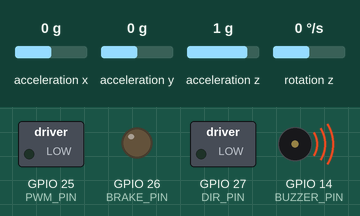
Bench run of a sketch on a simulated ESP32. Parts: switched loads named in the sketch (green lamp = pin HIGH), output pins drawn as LEDs (lit = HIGH), buzzer (waves = sounding, pin HIGH). Wiring (inferred from the names in the program): MPU-6050 motion sensor at I2C address 0x68. Inputs (shaded band) come from the test bench; at power-on: rotation z 0 °/s, acceleration x 0 g, acceleration y 0 g, acceleration z 1 g. WiFi joins after 1.5 s; servers stay silent unless stated; what the sketch prints to the serial monitor is not drawn.

Above: at 3.9 s.
At 5.4 s:
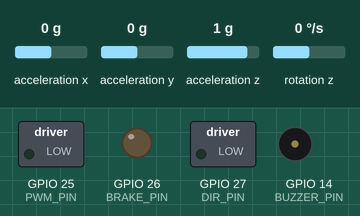
5.5 s: rotation z set to -80 °/s
8.5 s: rotation z set to -90 °/s
10.9 s: rotation z set to -71 °/s
13.9 s: rotation z set to -61 °/s
At 15.1 s:
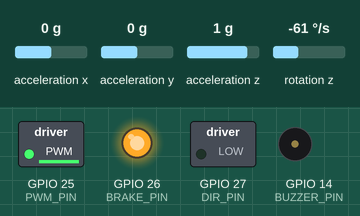
Timing chart, 0 to 16.9 s (numbered marks = the images above; inputs shaded):
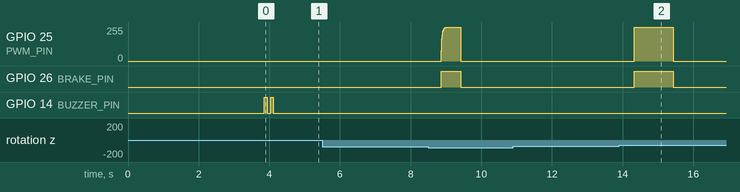

The sketch:

one_axis_reaction_wheel_stick_v4.ino
```cpp
/*
 * ═══════════════════════════════════════════════════════════════════════════════
 * REACTION WHEEL STICK V4 - STABLE EDITION
 * ✨ Fix drift, divergence, integral windup
 * ═══════════════════════════════════════════════════════════════════════════════
 */

#include <Arduino.h>
#include <WiFi.h>
#include <WiFiUdp.h>
#include <Wire.h>

// ===== WIFI CONFIG =====
const char *ssid = "link";
const char *password = "buoinha132/";
const char *udpAddress = "192.168.1.19";
const int udpPort = 4210;

IPAddress local_IP(192, 168, 1, 7);
IPAddress gateway(192, 168, 1, 1);
IPAddress subnet(255, 255, 255, 0);
IPAddress primaryDNS(8, 8, 8, 8);
IPAddress secondaryDNS(8, 8, 4, 4);

WiFiUDP udp;

// ===== PINOUT =====
#define BRAKE_PIN 26
#define PWM_PIN 25
#define DIR_PIN 27
#define BUZZER_PIN 14

// MPU6050
#define MPU6050_ADDR 0x68
#define PWR_MGMT_1 0x6B
#define GYRO_CONFIG 0x1B
#define ACCEL_CONFIG 0x1C
#define CONFIG_REG 0x1A

// PWM Config
const int PWM_FREQ = 20000;
const int PWM_RES = 8; // 8-bit như V2 (đơn giản, ổn định)

// ═══════════════════════════════════════════════════════════════════════════════
// PID PARAMETERS - TUNE CHỈ 1 LẦN, KHÔNG AUTO-TUNE
// ═══════════════════════════════════════════════════════════════════════════════

// Giá trị khởi đầu (tune thủ công cho đến khi cứng)
float Kp = 55.0; // Giống V2 ban đầu
float Kd = 22.0; // Giống V2 ban đầu
float Ki = 0.0;  // Tắt Ki ban đầu, bật khi cần
float Kw = 1.2;  // Motor feedback

// Giới hạn cứng - KHÔNG ĐỔI trong runtime
const float KP_MIN = 30.0, KP_MAX = 100.0;
const float KD_MIN = 10.0, KD_MAX = 40.0;
const float KI_MAX = 2.0;
const float INTEGRAL_MAX = 80.0; // Anti-windup

// ═══════════════════════════════════════════════════════════════════════════════
// TIMING
// ═══════════════════════════════════════════════════════════════════════════════
const float LOOP_TIME_MS = 10.0; // 100Hz như V2
const float LOOP_TIME_S = 0.01;
unsigned long currentT = 0, previousT = 0;
unsigned long currentT_py = 0, previousT_py = 0;
const int LOOP_TIME_PY = 50;

// ═══════════════════════════════════════════════════════════════════════════════
// SENSOR VARIABLES
// ═══════════════════════════════════════════════════════════════════════════════
int16_t AcX, AcY, AcZ, GyZ;
int16_t GyZ_offset = 0;
int32_t GyZ_offset_sum = 0;

// ═══════════════════════════════════════════════════════════════════════════════
// COMPLEMENTARY FILTER - Đơn giản, không diverge như Kalman
// ═══════════════════════════════════════════════════════════════════════════════
float robot_angle = 0; // Góc cuối cùng
float robot_angle_raw = 0;
float gyroZ_filtered = 0;
const float GYRO_ALPHA = 0.996;      // Tin tưởng gyro 99.6%
const float GYRO_FILTER_ALPHA = 0.4; // EMA cho gyro rate

// ═══════════════════════════════════════════════════════════════════════════════
// BALANCE OFFSET - Fix drift bằng giới hạn cứng
// ═══════════════════════════════════════════════════════════════════════════════
float balance_angle_offset = 0.0;
const float OFFSET_MAX = 3.0;     // Giới hạn offset ±3 độ
const float OFFSET_ALPHA = 0.005; // Update rất chậm
unsigned long balance_stable_start = 0;
bool assist_mode = false;

// Thresholds
const float VERTICAL_ON_THRESHOLD = 0.5;
const float VERTICAL_OFF_THRESHOLD = 9.0;
const float BALANCE_STABLE_ANGLE = 1.5;
const float BALANCE_STABLE_GYRO = 3.0;
const float BALANCE_STABLE_PWM = 20.0;
const unsigned long BALANCE_STABLE_TIME = 2000; // 2s mới update offset
const float FALL_CUTOFF_ANGLE = 12.0;

// ═══════════════════════════════════════════════════════════════════════════════
// MOTOR VARIABLES - Fix rung + nóng
// ═══════════════════════════════════════════════════════════════════════════════
int pwm_output = 0;
int pwm_output_prev = 0;
float pwm_smooth = 0;                 // PWM đã làm mượt
float motor_speed = 0;                // Tích phân PWM
const float MOTOR_SPEED_DECAY = 0.95; // Decay hàng loop
const float MOTOR_SPEED_MAX = 5000;

// ⭐ ANTI-JITTER: Deadband + Smoothing
const float DEADBAND_ANGLE = 0.3;   // Vùng chết: không phản ứng nếu góc < 0.3°
const float PWM_SMOOTH_ALPHA = 0.7; // Làm mượt PWM (0.5-0.9, cao = mượt hơn)
const int PWM_MIN_THRESHOLD = 15;   // PWM < 15 thì tắt hẳn (tránh rung nhỏ)

bool vertical = false;

// PID variables
float integral = 0;
float previous_error = 0;

// ═══════════════════════════════════════════════════════════════════════════════
// SETUP
// ═══════════════════════════════════════════════════════════════════════════════

void setup() {
  Serial.begin(115200);
  delay(100);

  Wire.begin();
  Wire.setClock(400000);

  setupWiFi();

  // PWM 8-bit như V2
  ledcAttach(PWM_PIN, PWM_FREQ, PWM_RES);

  pinMode(BUZZER_PIN, OUTPUT);
  pinMode(BRAKE_PIN, OUTPUT);
  pinMode(DIR_PIN, OUTPUT);

  digitalWrite(BRAKE_PIN, LOW);
  digitalWrite(BUZZER_PIN, LOW);

  initMPU6050();
  calibrateGyro();

  // Khởi tạo góc ban đầu
  readSensors();
  float acc_angle = atan2((float)AcY, -(float)AcX) * 57.2958f;
  robot_angle = acc_angle;

  beepStartup();

  Serial.println("✅ V4 STABLE EDITION READY!");
  Serial.println("═══════════════════════════════════════");
  Serial.printf("🔧 Kp=%.1f, Kd=%.1f, Ki=%.1f, Kw=%.1f\n", Kp, Kd, Ki, Kw);
  Serial.println("⚠️  TIPS: Nếu drift → tăng BALANCE_STABLE_TIME");
  Serial.println("⚠️  TIPS: Nếu rung → giảm Kp hoặc tăng Kd");
}

// ═══════════════════════════════════════════════════════════════════════════════
// MAIN LOOP
// ═══════════════════════════════════════════════════════════════════════════════

void loop() {
  currentT = millis();

  if (currentT - previousT >= LOOP_TIME_MS) {
    float dt = (currentT - previousT) / 1000.0;
    previousT = currentT;

    // === READ SENSORS ===
    readSensors();

    // === COMPLEMENTARY FILTER (Không diverge như Kalman) ===
    float acc_angle = atan2((float)AcY, -(float)AcX) * 57.2958f;
    float gyro_rate = GyZ / 131.0f; // ±250°/s

    // EMA filter cho gyro
    gyroZ_filtered = GYRO_FILTER_ALPHA * gyro_rate +
                     (1 - GYRO_FILTER_ALPHA) * gyroZ_filtered;

    // Complementary filter
    robot_angle_raw = GYRO_ALPHA * (robot_angle_raw + gyro_rate * dt) +
                      (1 - GYRO_ALPHA) * acc_angle;

    // === UPDATE OFFSET (với giới hạn cứng) ===
    updateBalanceReference();
    robot_angle = robot_angle_raw - balance_angle_offset;

    // === UPDATE VERTICAL STATE ===
    updateVerticalState();

    // === AUTO-TUNE PID (3 chế độ: nhẹ/vừa/nặng) ===
    updateAssistAutoTune();

    // === CONTROL ===
    if (vertical) {
      digitalWrite(BRAKE_PIN, HIGH);

      // Kiểm tra ngã gấp
      if (abs(robot_angle) > FALL_CUTOFF_ANGLE) {
        emergencyStop();
      } else {
        // ⭐ DEADBAND: Nếu góc rất nhỏ → không làm gì (tránh rung)
        float error = robot_angle;

        if (abs(error) < DEADBAND_ANGLE && abs(gyroZ_filtered) < 1.0) {
          // Trong vùng chết và không quay → giữ yên
          pwm_output = 0;
          integral = 0; // Reset integral tránh tích tụ
        } else {
          // PID Controller bình thường

          // Proportional
          float P_term = Kp * error;

          // Derivative (dùng gyro thay vì d(error)/dt - tránh derivative kick)
          float D_term = Kd * gyroZ_filtered;

          // Integral với anti-windup
          integral += Ki * error * dt;
          integral = constrain(integral, -INTEGRAL_MAX, INTEGRAL_MAX);

          // Motor feedback (wheel speed)
          float W_term = Kw * (-motor_speed / 100.0);

          // Total output
          float output = P_term + integral + D_term + W_term;
          int pwm_raw = (int)constrain(output, -255, 255);

          // ⭐ PWM SMOOTHING: Làm mượt để tránh giật
          pwm_smooth = PWM_SMOOTH_ALPHA * pwm_smooth +
                       (1.0 - PWM_SMOOTH_ALPHA) * pwm_raw;
          pwm_output = (int)pwm_smooth;

          // ⭐ MINIMUM THRESHOLD: PWM quá nhỏ thì tắt hẳn
          if (abs(pwm_output) < PWM_MIN_THRESHOLD) {
            pwm_output = 0;
          }
        }

        // Motor speed integration với DECAY
        if (abs(robot_angle) < 1.0 && abs(pwm_output) < 10) {
          motor_speed = 0;
        } else {
          motor_speed = MOTOR_SPEED_DECAY * motor_speed + pwm_output;
          motor_speed =
              constrain(motor_speed, -MOTOR_SPEED_MAX, MOTOR_SPEED_MAX);
        }

        Motor_control(pwm_output);
      }
    } else {
      // Không ở vị trí cân bằng
      digitalWrite(BRAKE_PIN, LOW);
      Motor_control(0);

      // RESET TẤT CẢ khi ngã (quan trọng!)
      pwm_output = 0;
      motor_speed = 0;
      integral = 0;
      previous_error = 0;
    }

    // === TELEMETRY ===
    currentT_py = millis();
    if (currentT_py - previousT_py >= LOOP_TIME_PY) {
      previousT_py = currentT_py;
      sendTelemetry();
      receiveUDP();
    }
  }
}

// ═══════════════════════════════════════════════════════════════════════════════
// MPU6050 FUNCTIONS
// ═══════════════════════════════════════════════════════════════════════════════

void initMPU6050() {
  writeRegister(MPU6050_ADDR, PWR_MGMT_1, 0x00);
  delay(100);

  // Gyro ±250°/s (131 LSB/°/s) - nhạy hơn ±500°/s
  writeRegister(MPU6050_ADDR, GYRO_CONFIG, 0x00);

  // Accel ±2g
  writeRegister(MPU6050_ADDR, ACCEL_CONFIG, 0x00);

  // DLPF ~20Hz
  writeRegister(MPU6050_ADDR, CONFIG_REG, 0x04);

  Serial.println("✅ MPU6050 Initialized (±250°/s)");
}

void calibrateGyro() {
  Serial.println("🔄 Calibrating gyro... (keep still!)");
  GyZ_offset_sum = 0;

  for (int i = 0; i < 500; i++) {
    readSensors();
    GyZ_offset_sum += GyZ;
    delay(3);
  }

  GyZ_offset = GyZ_offset_sum / 500;
  Serial.printf("✅ GyZ_offset = %d\n", GyZ_offset);
}

void readSensors() {
  Wire.beginTransmission(MPU6050_ADDR);
  Wire.write(0x3B);
  Wire.endTransmission(false);
  Wire.requestFrom(MPU6050_ADDR, 6, true);

  AcX = (Wire.read() << 8) | Wire.read();
  AcY = (Wire.read() << 8) | Wire.read();
  AcZ = (Wire.read() << 8) | Wire.read();

  Wire.beginTransmission(MPU6050_ADDR);
  Wire.write(0x47);
  Wire.endTransmission(false);
  Wire.requestFrom(MPU6050_ADDR, 2, true);

  GyZ = (Wire.read() << 8) | Wire.read();
  GyZ -= GyZ_offset;
}

// ═══════════════════════════════════════════════════════════════════════════════
// BALANCE OFFSET - Fix drift bằng giới hạn cứng và update chậm
// ═══════════════════════════════════════════════════════════════════════════════

void updateBalanceReference() {
  bool stable = abs(robot_angle_raw) < BALANCE_STABLE_ANGLE &&
                abs(gyroZ_filtered) < BALANCE_STABLE_GYRO &&
                abs(pwm_output) < BALANCE_STABLE_PWM;

  if (stable) {
    if (balance_stable_start == 0) {
      balance_stable_start = millis();
    }

    // Chỉ update sau 2s ổn định
    if (millis() - balance_stable_start >= BALANCE_STABLE_TIME) {
      float new_offset = (1.0 - OFFSET_ALPHA) * balance_angle_offset +
                         OFFSET_ALPHA * robot_angle_raw;

      // GIỚI HẠN CỨNG offset
      balance_angle_offset = constrain(new_offset, -OFFSET_MAX, OFFSET_MAX);

      assist_mode = true;
    }
  } else {
    balance_stable_start = 0;
    assist_mode = false;
  }
}

// ═══════════════════════════════════════════════════════════════════════════════
// VERTICAL STATE
// ═══════════════════════════════════════════════════════════════════════════════

void updateVerticalState() {
  // Hysteresis để tránh chuyển state liên tục
  if (abs(robot_angle) > VERTICAL_OFF_THRESHOLD) {
    vertical = false;
  }
  if (abs(robot_angle) < VERTICAL_ON_THRESHOLD) {
    vertical = true;
  }
}

// ═══════════════════════════════════════════════════════════════════════════════
// AUTO-TUNE PID (3 CHẾ ĐỘ: NHẸ / VỪA / NẶNG)
// ═══════════════════════════════════════════════════════════════════════════════

void updateAssistAutoTune() {
  if (!assist_mode)
    return;

  float abs_angle = abs(robot_angle);
  float abs_rate = abs(gyroZ_filtered);

  // 🔴 NẶNG: Góc > 2.5° → Giảm Kp (tránh overshoot), Tăng Kd (phanh mạnh)
  if (abs_angle > 2.5f) {
    Kp = max(KP_MIN, Kp - 0.2f);
    Kd = min(KD_MAX, Kd + 0.1f);
  }
  // 🟢 NHẸ: Góc < 0.8° và rate < 2° → Tăng Kp (giữ cứng hơn)
  else if (abs_angle < 0.8f && abs_rate < 2.0f) {
    Kp = min(KP_MAX, Kp + 0.1f);
  }

  // 🟡 VỪA: Quay nhanh > 6°/s → Tăng Kd (damping tốt hơn)
  if (abs_rate > 6.0f) {
    Kd = min(KD_MAX, Kd + 0.05f);
  }

  // Đảm bảo giá trị trong giới hạn
  Kp = constrain(Kp, KP_MIN, KP_MAX);
  Kd = constrain(Kd, KD_MIN, KD_MAX);
  Kw = constrain(Kw, 0.5f, 4.0f);
}

void emergencyStop() {
  Motor_control(0);
  motor_speed = 0;
  integral = 0;
  previous_error = 0;
  vertical = false;
  digitalWrite(BRAKE_PIN, LOW);
}

// ═══════════════════════════════════════════════════════════════════════════════
// MOTOR CONTROL
// ═══════════════════════════════════════════════════════════════════════════════

void Motor_control(int pwm) {
  if (pwm == 0) {
    ledcWrite(PWM_PIN, 0);
    return;
  }

  if (pwm < 0) {
    digitalWrite(DIR_PIN, LOW);
    pwm = -pwm;
  } else {
    digitalWrite(DIR_PIN, HIGH);
  }

  ledcWrite(PWM_PIN, pwm);
}

// ═══════════════════════════════════════════════════════════════════════════════
// WIFI & UDP
// ═══════════════════════════════════════════════════════════════════════════════

void setupWiFi() {
  if (!WiFi.config(local_IP, gateway, subnet, primaryDNS, secondaryDNS)) {
    Serial.println("⚠️ Static IP config failed!");
  }

  WiFi.begin(ssid, password);
  Serial.print("Connecting to WiFi");

  int attempts = 0;
  while (WiFi.status() != WL_CONNECTED && attempts < 20) {
    delay(500);
    Serial.print(".");
    attempts++;
  }

  if (WiFi.status() == WL_CONNECTED) {
    Serial.println("\n✅ WiFi connected!");
    Serial.print("IP: ");
    Serial.println(WiFi.localIP());
    udp.begin(udpPort);
  } else {
    Serial.println("\n❌ WiFi failed! Running offline.");
  }
}

void receiveUDP() {
  int packetSize = udp.parsePacket();
  if (packetSize) {
    char incoming[128];
    int len = udp.read(incoming, 127);
    if (len > 0)
      incoming[len] = '\0';

    String msg = String(incoming);
    parseCommand(msg);
  }
}

void parseCommand(String msg) {
  // Format: "Kp=55.0,Kd=22.0,Ki=0.0,Kw=1.2"
  if (msg.startsWith("Kp")) {
    float newKp = parseValue(msg, "Kp=");
    float newKd = parseValue(msg, "Kd=");
    float newKi = parseValue(msg, "Ki=");
    float newKw = parseValue(msg, "Kw=");

    // Giới hạn giá trị
    Kp = constrain(newKp, KP_MIN, KP_MAX);
    Kd = constrain(newKd, KD_MIN, KD_MAX);
    Ki = constrain(newKi, 0, KI_MAX);
    Kw = newKw;

    // Reset integral khi đổi tham số
    integral = 0;

    Serial.printf("📩 PID: Kp=%.1f, Kd=%.1f, Ki=%.2f, Kw=%.1f\n", Kp, Kd, Ki,
                  Kw);

    udp.beginPacket(udp.remoteIP(), udp.remotePort());
    udp.print("ACK");
    udp.endPacket();
  }

  if (msg == "RESET") {
    integral = 0;
    motor_speed = 0;
    balance_angle_offset = 0;
    Serial.println("🔄 RESET all states");

    udp.beginPacket(udp.remoteIP(), udp.remotePort());
    udp.print("RESET_OK");
    udp.endPacket();
  }

  if (msg == "GET") {
    // Gửi giá trị hiện tại về Python
    char buffer[100];
    sprintf(buffer, "Kp=%.1f,Kd=%.1f,Ki=%.2f,Kw=%.1f", Kp, Kd, Ki, Kw);
    udp.beginPacket(udp.remoteIP(), udp.remotePort());
    udp.print(buffer);
    udp.endPacket();
  }
}

float parseValue(String msg, String key) {
  int start = msg.indexOf(key);
  if (start == -1)
    return 0;
  start += key.length();
  int end = msg.indexOf(',', start);
  if (end == -1)
    end = msg.length();
  return msg.substring(start, end).toFloat();
}

void sendTelemetry() {
  char buffer[120];
  sprintf(buffer, "A:%.2f,G:%.2f,P:%d,W:%.0f,I:%.1f,B:%d,O:%.2f", robot_angle,
          gyroZ_filtered, pwm_output, motor_speed, integral, vertical ? 1 : 0,
          balance_angle_offset);

  udp.beginPacket(udpAddress, udpPort);
  udp.print(buffer);
  udp.endPacket();
}

// ═══════════════════════════════════════════════════════════════════════════════
// UTILITIES
// ═══════════════════════════════════════════════════════════════════════════════

void writeRegister(byte device, byte address, byte value) {
  Wire.beginTransmission(device);
  Wire.write(address);
  Wire.write(value);
  Wire.endTransmission(true);
}

void beepStartup() {
  for (int i = 0; i < 2; i++) {
    digitalWrite(BUZZER_PIN, HIGH);
    delay(80);
    digitalWrite(BUZZER_PIN, LOW);
    delay(100);
  }
}
```

Measured:
- after the input at 5.5 s, every drawn part: stays the same
- after the input at 10.9 s, every drawn part: stays the same
- after the input at 13.9 s, GPIO 25 (PWM_PIN): 0/255 → 253/255 after 0.43 s instead of 2.6 s; GPIO 26 (BRAKE_PIN): LOW → HIGH after 0.43 s instead of 2.6 s
- by itself, GPIO 25 (PWM_PIN): rises from 0/255 to 253/255 in 0.15 s, then falls to 0/255 in 0.41 s
